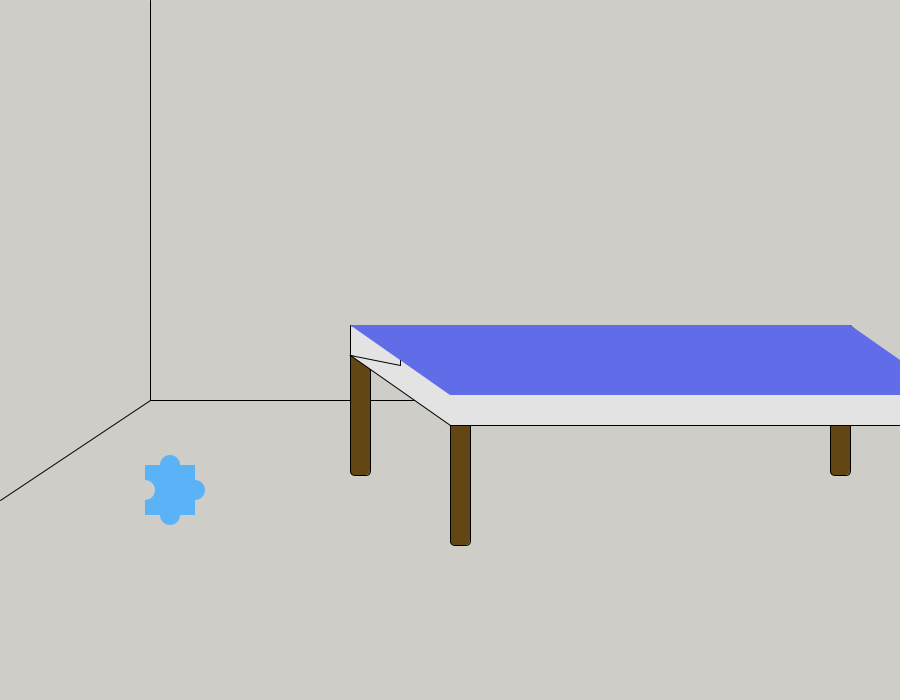
Frame 1 (no input)
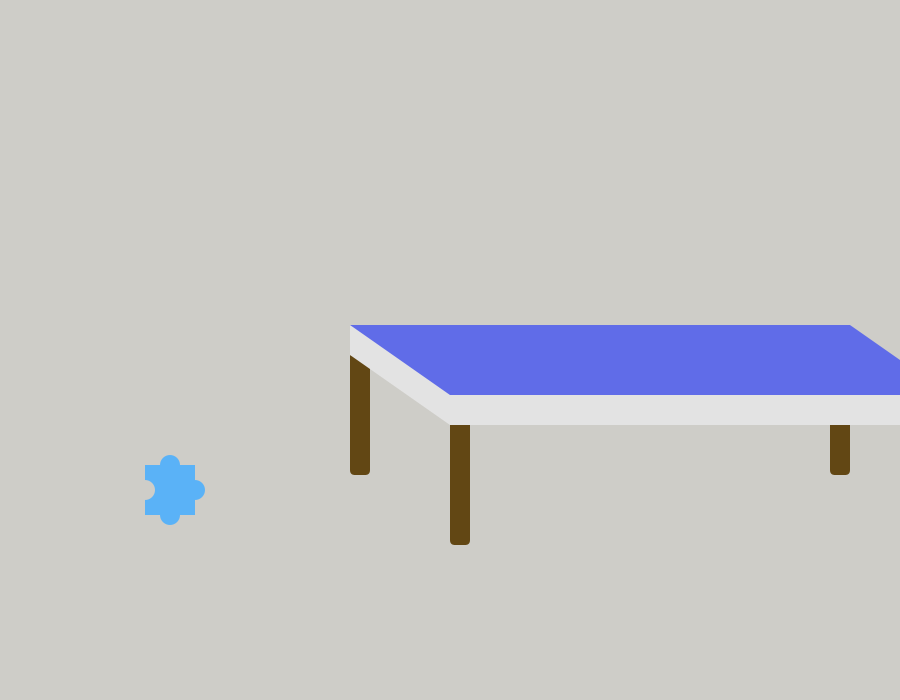
Frame 60 (the mouse pressed at the canvas centre just before this capture)
Frame 120 (the mouse held since frame 60 and released just before this capture): identical to frame 60, image omitted

The Processing sketch that drew these frames (run headless with seeded random() and noise(); from frame 60 on, the mouse is pressed at the canvas centre):

// Processing sketch: memory_vessel
// ── memory_vessel.pde
//number 5
//person doing puzzles at night?

color nightsky=#0D1840;
color brown=#624714;
color wall=#CECDC8;
color purpleblue=#606CE8;
color bedsheets=#E3E3E3;
color lightblue=#5AB2F7;
int puzzlex5;
int puzzley6;

void setup () {
  background (wall);
  size (900, 700);
  window (450, 50);//do this in the setupp so the starts don't keep flickering wildly as they're redrawn
  for (int i=0;  i<50; i+=1) {//runs 50 times
      float r=random (5);//random diameteer up to 5
      fill (255);
      noStroke ();
      circle (random (472, 638), random (72, 163), r);//random (x limits), random (y limits), r
      circle (random (662, 828), random (72, 163), r);
      circle (random (472, 638), random (187, 278), r);
      circle (random (662, 828), random (187, 278), r);
    }
  stroke (0);
  puzzlex5=170;
  puzzley6=490;
}

void draw () {
  background (wall);
  println (mouseX, mouseY);
  //lines for dimensions of room
  line (150, 0, 150, 400);
  line (150, 400, 0, 500);
  line (150, 400, 900, 400);
  bed (350, 325);
  puzzle (puzzlex5, puzzley6);
  //fill (0, 0, 0, 100);
  //rect (0, 0, width, height);
}

void window (int x, int y) {
  pushMatrix ();
    translate (x, y);
    fill (brown);
    rect (0, 0, 400, 250);//the window frame
    //the window panes
    fill (nightsky);
    rect (20, 20, 170, 95);
    rect (210, 20, 170, 95);
    rect (20, 135, 170, 95);
    rect (210, 135, 170, 95);
  popMatrix ();
}

void bed (int x, int y) {
  pushMatrix ();
    translate (x, y);
    leg (0, 0);//top left leg
    leg (100, 70);//bottom left leg
    leg (480, 0); //the top right leg
    fill (bedsheets);
    //the white bed
    quad (0, 30, 500, 0, 600, 100, 100, 100);
    quad (0, 0, 0, 30, 50, 40, 50, 10);
    fill (purpleblue);
    //the purple blankets
    noStroke ();
    quad (0, 0, 500, 0, 600, 70, 100, 70);
  popMatrix ();
}

void leg (int x, int y) {
  pushMatrix (); 
    translate (x, y);
    rectMode (CORNER);
    fill (brown);
    rect (0, 0, 20, 150, 5);
  popMatrix ();
}

void puzzle (int x, int y) {
  pushMatrix ();
    translate (x, y);
    rectMode (CENTER);
    fill (lightblue);
    rect (0, 0, 50, 50);//main body of the puzzle piece
    arc (0, -25, 20, 20, PI, TWO_PI);//top circle
    arc (25, 0, 20, 20, PI+HALF_PI, TWO_PI+HALF_PI);//right circle
    arc (0, 25, 20, 20, 0, PI);//bottom circle
    fill (wall);
    arc (-25, 0, 20, 20, PI+HALF_PI, TWO_PI+HALF_PI);
  popMatrix ();
}

void mouseDragged () {
  if (mouseX>puzzlex5-25 && mouseX<puzzlex5+25 && mouseY>puzzley6-25 && mouseY<puzzley6+25) {
    puzzlex5=mouseX;
    puzzley6=mouseY;
  }
}

//to add: night and day? shadows in room? use map function for room shadows, gets darker as you get further away from light source
